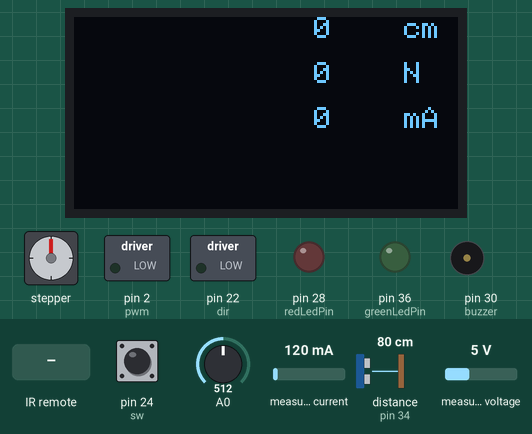
A sketch run on a simulated Arduino Mega 2560, built with avr-gcc and run on an emulated ATmega2560. On the bench: 128×64 one-colour display, stepper motor, switched loads named in the sketch (green lamp = pin HIGH), output pins drawn as LEDs (lit = HIGH), buzzer (waves = sounding). The test bench sets the inputs (shaded band); at power-on: pin 24 (sw) LOW, A0 = 512, measured current 120 mA, distance to the obstacle (sensor on pin 34) 80 cm, measured voltage 5 V. The echo pulse lasts 58.3 µs per cm; stepper angles assume 2048 steps per turn; what the sketch prints to the serial monitor is not drawn.

Above: at 1.2 s.
1.3 s: pin 24 (sw) pulled HIGH for 0.15 s
At 2.4 s:
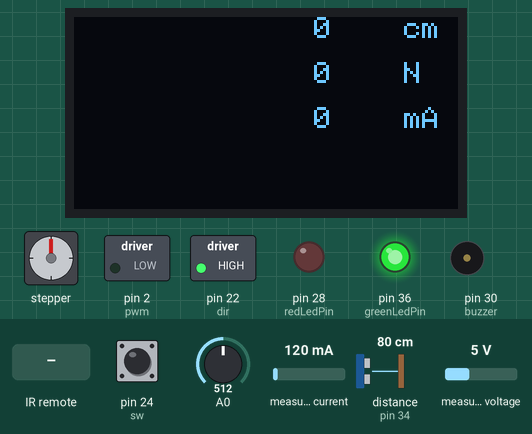
3.4 s: infrared code 0xFF629D received
At 5.9 s:
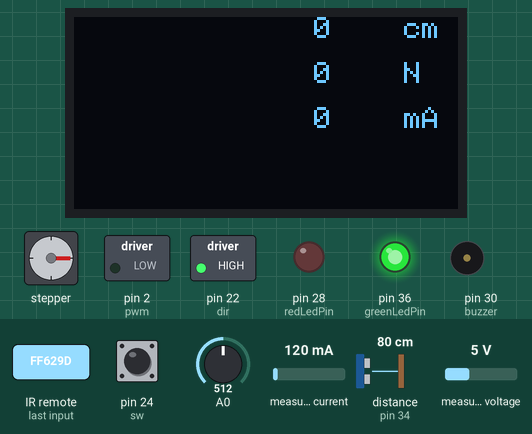
6.1 s: pin 24 (sw) pulled HIGH for 1 s
At 7.04 s:
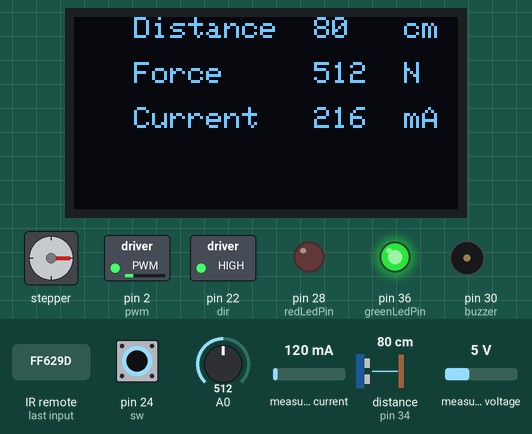
8.6 s: infrared code 0xFFC23D received
At 10.3 s:
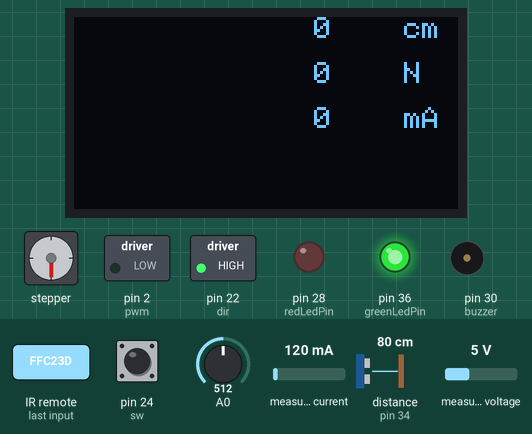
11.0 s: infrared code 0xFF22DD received
At 11.16 s:
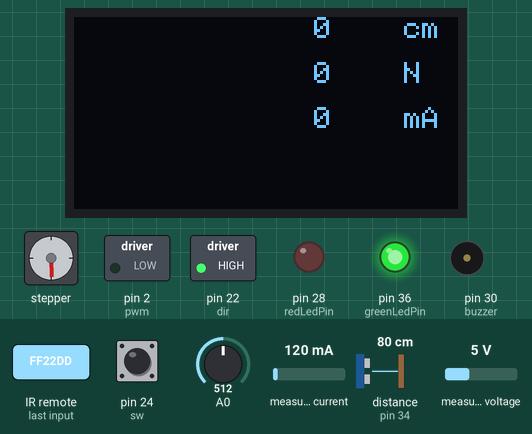
13.4 s: infrared code 0xFFE01F received
At 13.88 s:
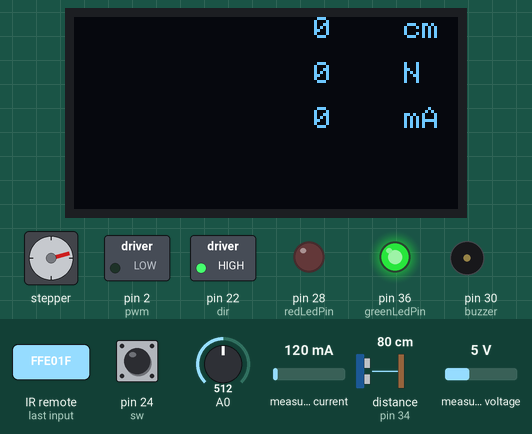
Timing chart, 0 to 17.4 s (numbered marks = the images above; inputs shaded):
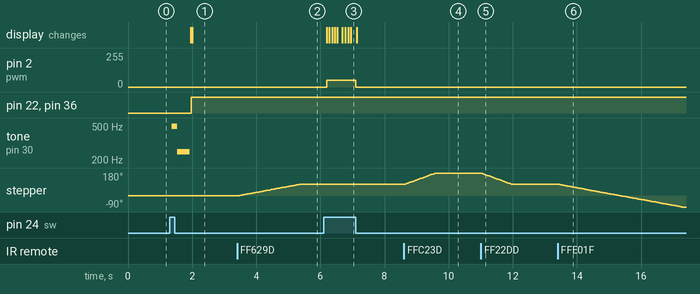

Measured:
- after the input at 1.3 s, pin 22 (dir), pin 36 (greenLedPin): LOW → HIGH after 0.67 s; tone on pin 30 (buzzer): silent → 496 Hz after 0.07 s, → 249 Hz 0.16 s later, → silent 0.40 s later; the display: first changes after 0.66 s (image 1 shows a later state)
- after the input at 3.4 s, stepper: turns 90° clockwise in 1.9 s, starting after 0.05 s
- after the input at 6.1 s, the display: first changes after 0.10 s (image 3 shows a later state)
- after the input at 8.6 s, stepper: turns 90° clockwise in 0.96 s, starting at once
- after the input at 11.0 s, stepper: turns 90° counter-clockwise in 0.95 s, starting at once
- after the input at 13.4 s, stepper: keeps turning counter-clockwise at about 47°/s, starting at once

The sketch:

PID_control.ino
```cpp
//This code is meant for Arduino Mega
#include <Wire.h>
#include <Adafruit_GFX.h>
#include <Adafruit_SSD1306.h>
#include <SR04.h>
#include <Adafruit_INA219.h>
#include <Stepper.h>
#include <IRremote.h>

Adafruit_INA219 ina219;

#define SCREEN_WIDTH 128 // OLED display width, in pixels
#define SCREEN_HEIGHT 64 // OLED display height, in pixels

Adafruit_SSD1306 display(SCREEN_WIDTH, SCREEN_HEIGHT, &Wire);

#define kp 1
#define ki 0.02
#define kd 5
double priError = 0;
double toError = 0;

#define TRIG_PIN 34
#define ECHO_PIN 26

SR04 sr04 = SR04(ECHO_PIN, TRIG_PIN);

const int numReadings = 10;
int readings[numReadings];  // the readings from the analog input
int readIndex = 0;          // the index of the current reading
int total = 0;              // the running total
int avgCurrent = 0;            // the average

const int sw = 24;      // digital pin 24 will be used for the switch that can switch between the two robotic hand states of operation
const int pwm = 2;      // digital pin 2 will be used for PWM (Pulse Width Modulation) output
const int dir = 22;      // digital pin 22 will be used for high/low output
const int greenLedPin = 36;  // digital pin 36 for the green LED
const int redLedPin = 28;    // digital pin 28 for the red LED
uint8_t motorSpeed = 230; // 8-bit unsigned integer (0-255) defining motor speed
float shuntvoltage = 0;
float busvoltage = 0;
float current_mA = 0;
float loadvoltage = 0;
float power_mW = 0;
int current_new = 0;
int current_display = 0;
const int buzzer = 30; // analogue pin 30 for the active buzzer
bool playBuzzer = true; // flag to control buzzer behavior

#define STEPS  32   // Number of steps per revolution of Internal shaft
int  Steps2Take;  // 2048 = 1 Revolution
const int receiver = 12; // Signal Pin of IR receiver to Arduino Digital Pin 12
const int N4 = 8;
const int N3 = 9;
const int N2 = 10;
const int N1 = 11;

// Setup of proper sequencing for Motor Driver Pins
// In1, In2, In3, In4 in the sequence 1-3-2-4
Stepper small_stepper(STEPS, N4, N2, N3, N1);
IRrecv irrecv(receiver);    // create instance of 'irrecv'
decode_results results;     // create instance of 'decode_results'

void translateIR() // takes action based on IR code received
// describing Remote IR codes
{
  switch(results.value)
  {
  case 0xFFA25D: Serial.println("POWER");
      break;

  case 0xFFE21D: Serial.println("FUNC/STOP");
      break;

  case 0xFF629D: Serial.println("VOL+");
      small_stepper.setSpeed(500); //Max seems to be 500
      Steps2Take  =  512;  // Rotate CW
      small_stepper.step(Steps2Take);
      break;

  case 0xFF22DD: Serial.println("FAST BACK");
      small_stepper.setSpeed(1000); //Max seems to be 500
      Steps2Take  =  -512;  // Rotate CCW
      small_stepper.step(Steps2Take);
      break;

  case 0xFF02FD: Serial.println("PAUSE");
      break;

  case 0xFFC23D: Serial.println("FAST FORWARD");
      small_stepper.setSpeed(1000); //Max seems to be 500
      Steps2Take  =  512;  // Rotate CW
      small_stepper.step(Steps2Take);
      break;

  case 0xFFE01F: Serial.println("DOWN");
      small_stepper.setSpeed(500); //Max seems to be 500
      Steps2Take  =  -1024;  // Rotate CCW
      small_stepper.step(Steps2Take);
      break;

  case 0xFFA857: Serial.println("VOL-");
      small_stepper.setSpeed(500); //Max seems to be 500
      Steps2Take  =  -512;  // Rotate CCW
      small_stepper.step(Steps2Take);
      break;

  case 0xFF906F: Serial.println("UP");
      small_stepper.setSpeed(500); //Max seems to be 500
      Steps2Take  =  1024;  // Rotate CW
      small_stepper.step(Steps2Take);
      break;

  case 0xFF9867: Serial.println("EQ");
      break;

  case 0xFFB04F: Serial.println("ST/REPT");
      break;

  case 0xFF6897: Serial.println("0");
      break;

  case 0xFF30CF: Serial.println("1");
      small_stepper.setSpeed(1000); //Max seems to be 500
      Steps2Take  =  32;  // Rotate CW
      small_stepper.step(Steps2Take);
      break;
  case 0xFF18E7: Serial.println("2");
      small_stepper.setSpeed(1000); //Max seems to be 500
      Steps2Take  =  64;  // Rotate CW
      small_stepper.step(Steps2Take);
      break;
  case 0xFF7A85: Serial.println("3");
      small_stepper.setSpeed(1000); //Max seems to be 500
      Steps2Take  =  128;  // Rotate CW
      small_stepper.step(Steps2Take);
      break;
  case 0xFF10EF: Serial.println("4");
      small_stepper.setSpeed(1000); //Max seems to be 500
      Steps2Take  =  256;  // Rotate CW
      small_stepper.step(Steps2Take);
      break;
  case 0xFF38C7: Serial.println("5");
      small_stepper.setSpeed(1000); //Max seems to be 500
      Steps2Take  =  -64;  // Rotate CCW
      small_stepper.step(Steps2Take);
      break;
  case 0xFF5AA5: Serial.println("6");
      small_stepper.setSpeed(1000); //Max seems to be 500
      Steps2Take  =  -128;  // Rotate CCW
      small_stepper.step(Steps2Take);
      break;
  case 0xFF42BD: Serial.println("7");
      small_stepper.setSpeed(1000); //Max seems to be 500
      Steps2Take  =  -256;  // Rotate CCW
      small_stepper.step(Steps2Take);
      break;
  case 0xFF4AB5: Serial.println("8");
      small_stepper.setSpeed(1000); //Max seems to be 500
      Steps2Take  =  -512;  // Rotate CCW
      small_stepper.step(Steps2Take);
      break;
  case 0xFF52AD: Serial.println("9");
      break;

  case 0xFFFFFFFF: Serial.println(" REPEAT");
      break;

  default:
    Serial.println(" other button   ");

  }// End Case
}

void playBuzzerOnce()
{
  unsigned char i;
  // output an frequency
  for (i = 0; i < 80; i++)
  {
    digitalWrite(buzzer, HIGH);
    delay(1); // wait for 1ms
    digitalWrite(buzzer, LOW);
    delay(1); // wait for 1ms
  }
  // output another frequency
  for (i = 0; i < 100; i++)
  {
    digitalWrite(buzzer, HIGH);
    delay(2); // wait for 2ms
    digitalWrite(buzzer, LOW);
    delay(2); // wait for 2ms
  }
  playBuzzer = false; // set the flag to false after playing once
}

void PID()
{
  int setP = 250;
  double error = setP - avgCurrent;
  Serial.println(error);
  double Pvalue = error * kp;
  double Ivalue = toError * ki;
  Serial.println(Ivalue);
  double Dvalue = (error - priError) * kd;
  Serial.println(Dvalue);

  double PIDvalue = Pvalue + Ivalue + Dvalue;
  priError = error;
  toError += error;
  current_new = (int)PIDvalue;
  Serial.println(current_new);
  current_display=map(current_new,-1000,1000,100,300);
  motorSpeed=map(current_new,-1000,1000,0,90);
  Serial.println(motorSpeed);
  if (current_new < 0) {
    motorSpeed = 0;
  }
  if (current_new > 800) {
    motorSpeed=230;
  }
}

void smoothing()
{
  // subtract the last reading:
  total = total - readings[readIndex];
  // read from the sensor:
  readings[readIndex] = current_mA;
  // add the reading to the total:
  total = total + readings[readIndex];
  // advance to the next position in the array:
  readIndex = readIndex + 1;

  // if we're at the end of the array...
  if (readIndex >= numReadings) {
    // ...wrap around to the beginning:
    readIndex = 0;
  }

  // calculate the average:
  avgCurrent = total / numReadings;
  //Serial.println(avgCurrent);
  // send it to the computer as ASCII digits
  delay(1);  // delay in between reads for stability
}

void setup()
{
  Serial.begin(9600);
  while (!Serial) {
      // will pause Zero, Leonardo, etc until serial console opens
      delay(1);
  }

  if (! ina219.begin()) {
  Serial.println("Failed to find INA219 chip");
  while (1) { delay(10); }
  }
  pinMode(pwm, OUTPUT);    // Set PWM pin as output
  pinMode(dir, OUTPUT);    // Direction pin pins are also set as output
  pinMode(greenLedPin, OUTPUT); // Green LED pin is an output
  pinMode(redLedPin, OUTPUT);   // Red LED pin is an output
  pinMode(buzzer, OUTPUT);      // initialize the buzzer pin as an output
  pinMode(sw, INPUT);          // Pin will be used for input from the switch

  for (int thisReading = 0; thisReading < numReadings; thisReading++) {
    readings[thisReading] = 0;
  }
  if (!display.begin(SSD1306_SWITCHCAPVCC, 0x3C))
  { // Address 0x3C for 128x64
    Serial.println(F("SSD1306 allocation failed"));
  }

  irrecv.enableIRIn(); // Start the receiver
}

void loop()
{
  int pushButtonValue = digitalRead(sw);
  if (pushButtonValue == HIGH)
  {
    if (playBuzzer)
    {
      playBuzzerOnce(); // Play the buzzer sound only once at the beginning
    }

    motorSpeed = 180;
    shuntvoltage = ina219.getShuntVoltage_mV();
    busvoltage = ina219.getBusVoltage_V();
    current_mA = ina219.getCurrent_mA();
    power_mW = ina219.getPower_mW();
    loadvoltage = busvoltage + (shuntvoltage / 1000);

    // Read distance from the SR04 sensor
    long distance = sr04.Distance();
    // Read force from the force sensor
    int forceValue = analogRead(A0);

    smoothing();
    PID();
    // Display "Distance", "Force" and "Current" at the top
    display.clearDisplay();
    display.setTextColor(WHITE);
    display.setTextSize(1);
    display.setCursor(20, 0);
    display.println("Distance");
    display.setCursor(20, 15);
    display.println("Force");
    display.setCursor(20, 30);
    display.println("Current");

    // Display the actual measurement at the bottom
    display.setTextSize(1);
    display.setCursor(80, 0);
    display.println(distance);
    display.setCursor(110, 0);
    display.println("cm");
    display.setCursor(80, 15);
    display.println(forceValue);
    display.setCursor(110, 15);
    display.println("N");
    display.setCursor(80, 30);
    display.println(current_display);
    display.setCursor(110, 30);
    display.println("mA");
    display.display();
    delay(10);

    // Control the gripper based on the distance and force
    if (distance < 12 && forceValue < 800)
    {
      // If distance is less than 10 cm, turn on the red LED and turn off the green LED
      digitalWrite(greenLedPin, LOW);   // Turn off the green LED
      digitalWrite(redLedPin, HIGH);      // Turn on the red LED

      digitalWrite(dir, LOW);      // Tighten the grip
      analogWrite(pwm, motorSpeed);  // Resume motor motion
    }
    else if (distance < 12 && forceValue > 800)
    {
      // If distance is 10 cm or more and force value is above 5, turn on the green LED and turn off the red LED
      digitalWrite(greenLedPin, HIGH);    // Turn on the green LED
      digitalWrite(redLedPin, LOW);     // Turn off the red LED

      digitalWrite(dir, HIGH);       // Loosen the grip
      analogWrite(pwm, motorSpeed);  // Resume motor motion
    }
    else if (distance > 12 && forceValue < 800)
    {
      // If distance is 10 cm or more, and force value is 5 or above, turn on the green LED and turn off the red LED
      digitalWrite(greenLedPin, HIGH);    // Turn on the green LED
      digitalWrite(redLedPin, LOW);     // Turn off the red LED

      digitalWrite(dir, HIGH);      // Loosen the grip
      analogWrite(pwm, motorSpeed);  // Resume motor motion
    }
    else if (distance > 12 && forceValue > 800)
    {
      // If distance is 10 cm or more, and force value is 5 or above, turn on the green LED and turn off the red LED
      digitalWrite(greenLedPin, HIGH);    // Turn on the green LED
      digitalWrite(redLedPin, LOW);     // Turn off the red LED

      digitalWrite(dir, HIGH);      // Loosen the grip
      analogWrite(pwm, motorSpeed);  // Resume motor motion
    }
    else
    {
      //Any other case
      digitalWrite(greenLedPin, HIGH);   // Turn on the green LED
      digitalWrite(redLedPin, LOW);      // Turn off the red LED

      digitalWrite(dir, HIGH);      // Loosen the grip
      analogWrite(pwm, motorSpeed);  // Resume motor motion
    }
  }
  else
  {
    motorSpeed = 0;
    analogWrite(pwm, motorSpeed);
    const int distance2 = 0;
    const int forceValue2 = 0;
    const int current_mA2 = 0;
    // Display the actual measurement at the bottom
    display.clearDisplay();
    display.setTextColor(WHITE);
    display.setTextSize(1);
    display.setCursor(80, 0);
    display.println(distance2);
    display.setCursor(110, 0);
    display.println("cm");
    display.setCursor(80, 15);
    display.println(forceValue2);
    display.setCursor(110, 15);
    display.println("N");
    display.setCursor(80, 30);
    display.println(current_mA2);
    display.setCursor(110, 30);
    display.println("mA");
    display.display();

    if (irrecv.decode(&results)) // have we received an IR signal?
    {
      translateIR();
      irrecv.resume(); // receive the next value
      digitalWrite(N4, LOW);
      digitalWrite(N3, LOW);
      digitalWrite(N2, LOW);
      digitalWrite(N1, LOW);
      delay(100); // Do not get immediate repeat
    }
  }
}
```
